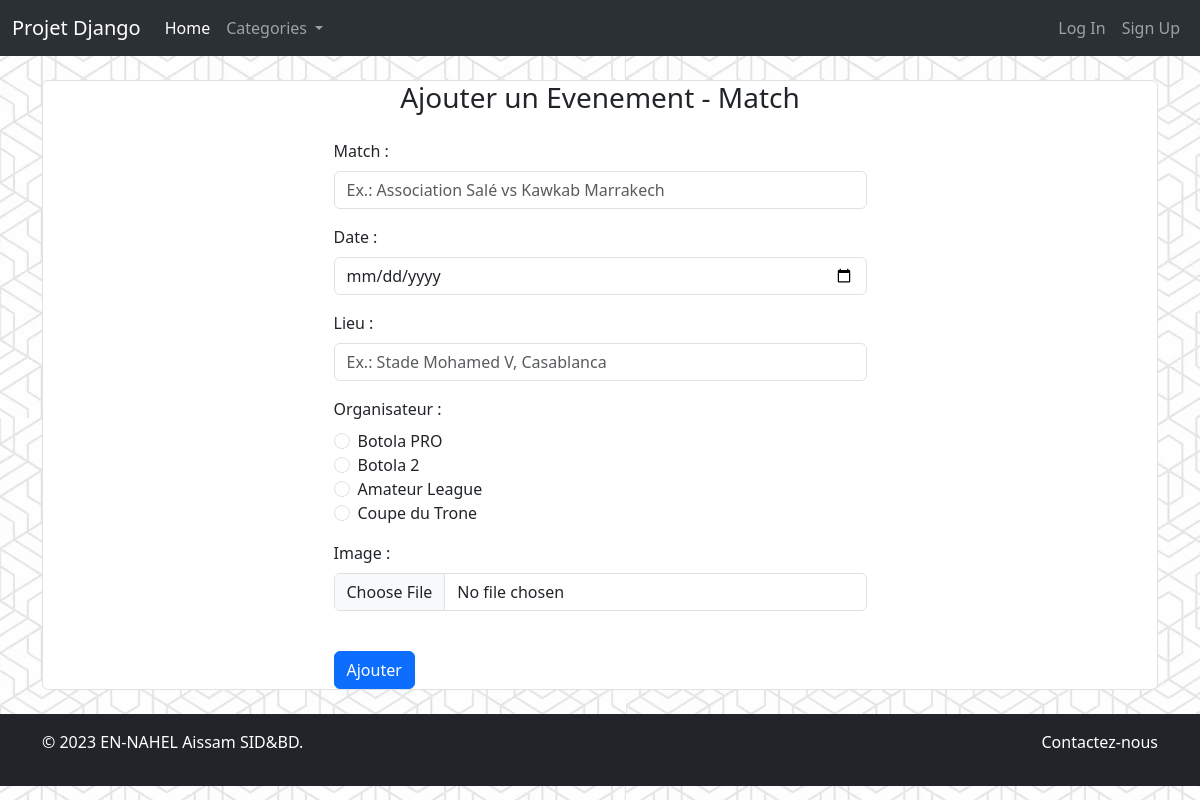
Page /account/ajouter_match/ on the committed database.
### users_app/models.py (models this page shows, shortened)
class Users(models.Model):
    email = models.CharField(max_length=255)
    USER_TYPES = [
        ('Client', 'Client'),
        ('Organisateur', 'Organisateur'),
        ('Admin', 'Admin'),
    ]
    user_type = models.CharField(max_length=255, choices=USER_TYPES) #Client | Organisateur | Admininstrateur
    addresse = models.CharField(max_length=500)
    profile_img = models.ImageField(default='profile_img_default.png', blank=True)

class Organisateur(Users):
    nom = models.CharField(max_length=255)
    prenom = models.CharField(max_length=255)
    lieu = models.CharField(max_length=255)
    description = models.CharField(max_length = 1000)
    CATEGORIES = [
        ('Botola PRO', 'Botola PRO'),
        ('Botola 2', 'Botola 2'),
        ('Coupe du Trone', 'Coupe du Trone'),
        ('Amateur League', 'Amateur League'),
    ]
    categorie = models.CharField(max_length=255, choices=CATEGORIES) # Botola PRO | Botola 2 | Amateur League | Coupe du Trone

### users_app/views.py (the view, shortened to what this page needs)
# urls.py: path('ajouter_match/', views.ajouter_match, name='ajouter_match'),
def ajouter_match(request):
    organisateurs = Organisateur.objects.all()
    return render(request, 'events_app/event_ajouter.html', {'organisateurs':organisateurs})

### templates/events_app/event_ajouter.html (shortened to what this page needs)
{% extends 'base.html' %}
{% block content %}
<div class="container border rounded bg-white">
    <div class="row justify-content-center">
      <div class="col-lg-6 col-md-8">
        <h3 class="text-center mb-4">Ajouter un Evenement - Match</h3>
        <form method="post" enctype="multipart/form-data">
          <div class="mb-3">
            <label for="match_event" class="form-label">Match :</label>
            <input type="text" class="form-control" name="match_event" id="match_event" placeholder="Ex.: Association Salé vs Kawkab Marrakech">
          </div>
          <div class="mb-3">
            <label for="date_event" class="form-label">Date :</label>
            <input type="date" class="form-control" name="date_event" id="date_event" required>
          </div>
          <div class="mb-3">
            <label for="lieu_event" class="form-label">Lieu :</label>
            <input type="text" class="form-control" name="lieu_event" id="lieu_event" placeholder="Ex.: Stade Mohamed V, Casablanca">
          </div>
          <div class="mb-3">
            <label for="organisateur_event" class="form-label">Organisateur :</label>
            <div class="form-check">
              {% for org in organisateurs %}
                <input class="form-check-input" type="radio" name="organisateur_event" id="{{org.categorie}}" value="{{org.categorie}}">
                <label class="form-check-label" for="{{org.categorie}}">{{org.categorie}}</label>
                <br>
              {% endfor %}
            </div>
          </div>
          <div class="mb-3">
            <label for="image_event" class="form-label">Image :</label>
            <input type="file" name="image_event" accept=".png" class="form-control">
          </div>
          <button type="submit" class="btn btn-primary btn-block mt-4">Ajouter</button>
        </form>
      </div>
    </div>
  </div>
{% endblock %}

### rows in the picture
Organisateur: categorie "Botola PRO"
Organisateur: categorie "Botola 2"
Organisateur: categorie "Amateur League"
Organisateur: categorie "Coupe du Trone"
